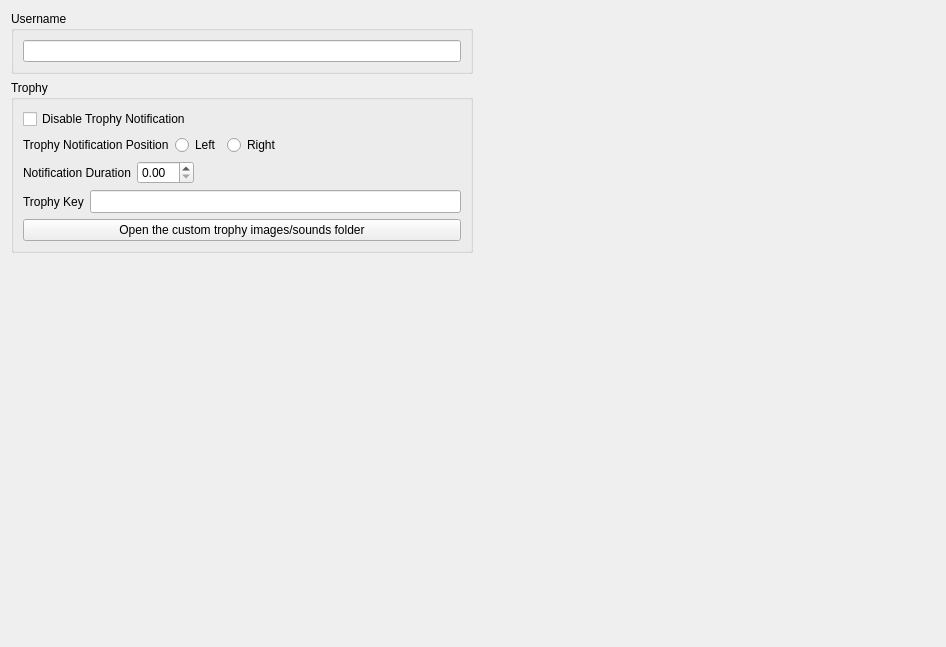
      <widget class="QWidget" name="userTabContents">
       <property name="geometry">
        <rect>
         <x>0</x>
         <y>0</y>
         <width>946</width>
         <height>647</height>
        </rect>
       </property>
       <layout class="QVBoxLayout" name="userTabVLayout" stretch="0,0,1">
        <item>
         <layout class="QHBoxLayout" name="horizontalLayout_2">
          <property name="leftMargin">
           <number>0</number>
          </property>
          <property name="topMargin">
           <number>0</number>
          </property>
          <item>
           <layout class="QHBoxLayout" name="hLayoutUserName">
            <item>
             <widget class="QGroupBox" name="userName">
              <property name="title">
               <string>Username</string>
              </property>
              <layout class="QVBoxLayout" name="userNameLayout">
               <item>
                <widget class="QLineEdit" name="userNameLineEdit"/>
               </item>
              </layout>
             </widget>
            </item>
           </layout>
          </item>
          <item>
           <spacer name="horizontalSpacer_2">
            <property name="orientation">
             <enum>Qt::Orientation::Horizontal</enum>
            </property>
            <property name="sizeHint" stdset="0">
             <size>
              <width>40</width>
              <height>40</height>
             </size>
            </property>
           </spacer>
          </item>
         </layout>
        </item>
        <item>
         <layout class="QVBoxLayout" name="vLayoutTrophy">
          <property name="spacing">
           <number>6</number>
          </property>
          <property name="leftMargin">
           <number>0</number>
          </property>
          <property name="bottomMargin">
           <number>50</number>
          </property>
          <item>
           <layout class="QHBoxLayout" name="hLayoutTrophy">
            <item>
             <widget class="QGroupBox" name="trophyGroupBox">
              <property name="title">
               <string>Trophy</string>
              </property>
              <layout class="QVBoxLayout" name="userNameLayout_2">
               <item>
                <widget class="QCheckBox" name="disableTrophycheckBox">
                 <property name="text">
                  <string>Disable Trophy Notification</string>
                 </property>
                </widget>
               </item>
               <item>
                <layout class="QHBoxLayout" name="horizontalLayout_SidePopUps">
                 <property name="bottomMargin">
                  <number>0</number>
                 </property>
                 <item>
                  <widget class="QLabel" name="label_SidePopUps">
                   <property name="sizePolicy">
                    <sizepolicy hsizetype="Maximum" vsizetype="Preferred">
                     <horstretch>0</horstretch>
                     <verstretch>0</verstretch>
                    </sizepolicy>
                   </property>
                   <property name="text">
                    <string>Trophy Notification Position</string>
                   </property>
                  </widget>
                 </item>
                 <item>
                  <widget class="QRadioButton" name="radioButton_Left">
                   <property name="text">
                    <string>Left</string>
                   </property>
                  </widget>
                 </item>
                 <item>
                  <widget class="QRadioButton" name="radioButton_Right">
                   <property name="sizePolicy">
                    <sizepolicy hsizetype="Expanding" vsizetype="Fixed">
                     <horstretch>0</horstretch>
                     <verstretch>0</verstretch>
                    </sizepolicy>
                   </property>
                   <property name="text">
                    <string>Right</string>
                   </property>
                  </widget>
                 </item>
                </layout>
               </item>
               <item>
                <layout class="QHBoxLayout" name="horizontalLayout_PopUpsDuration">
                 <property name="bottomMargin">
                  <number>0</number>
                 </property>
                 <item>
                  <widget class="QLabel" name="label_PopUpDuration">
                   <property name="sizePolicy">
                    <sizepolicy hsizetype="Maximum" vsizetype="Preferred">
                     <horstretch>0</horstretch>
                     <verstretch>0</verstretch>
                    </sizepolicy>
                   </property>
                   <property name="text">
                    <string>Notification Duration</string>
                   </property>
                  </widget>
                 </item>
                 <item>
                  <widget class="QDoubleSpinBox" name="popUpDurationSpinBox">
                  </widget>
                 </item>
                 <item>
                  <spacer name="horizontalSpacer_4">
                   <property name="orientation">
                    <enum>Qt::Orientation::Horizontal</enum>
                   </property>
                   <property name="sizeHint" stdset="0">
                    <size>
                     <width>40</width>
                     <height>20</height>
                    </size>
                   </property>
                  </spacer>
                 </item>
                </layout>
               </item>
               <item>
                <layout class="QHBoxLayout" name="horizontalLayout_trophyKey">
                 <property name="bottomMargin">
                  <number>0</number>
                 </property>
                 <item>
                  <widget class="QLabel" name="label_Trophy">
                   <property name="text">
                    <string>Trophy Key</string>
                   </property>
                  </widget>
                 </item>
                 <item>
                  <widget class="QLineEdit" name="trophyKeyLineEdit">
                   <property name="minimumSize">
                    <size>
                     <width>0</width>
                     <height>0</height>
                    </size>
                   </property>
                   <property name="font">
                    <font>
                     <pointsize>10</pointsize>
                     <bold>false</bold>
                    </font>
                   </property>
                  </widget>
                 </item>
                </layout>
               </item>
               <item>
                <widget class="QPushButton" name="OpenCustomTrophyLocationButton">
                 <property name="text">
                  <string>Open the custom trophy images/sounds folder</string>
                 </property>
                </widget>
               </item>
              </layout>
             </widget>
            </item>
            <item>
             <spacer name="horizontalSpacer_3">
              <property name="orientation">
               <enum>Qt::Orientation::Horizontal</enum>
              </property>
              <property name="sizeHint" stdset="0">
               <size>
                <width>40</width>
                <height>20</height>
               </size>
              </property>
             </spacer>
            </item>
           </layout>
          </item>
         </layout>
        </item>
        <item>
         <spacer name="userTabSpacer">
          <property name="orientation">
           <enum>Qt::Orientation::Vertical</enum>
          </property>
          <property name="sizeType">
           <enum>QSizePolicy::Policy::MinimumExpanding</enum>
          </property>
          <property name="sizeHint" stdset="0">
           <size>
            <width>0</width>
            <height>0</height>
           </size>
          </property>
         </spacer>
        </item>
       </layout>
      </widget>
